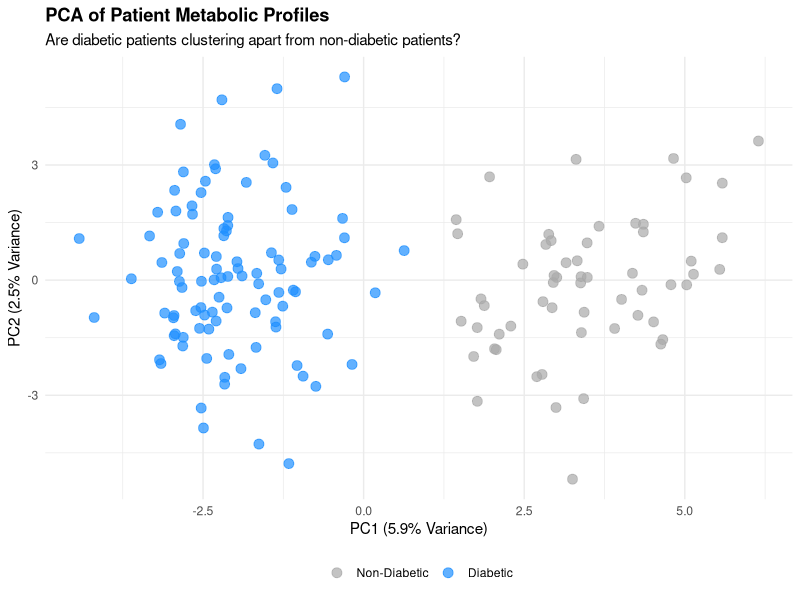

This chart was generated by the following R code:
# ==============================================================================
# Metabolite PCA and Visualization
# ==============================================================================

# Install ggplot2 if you don't have it: install.packages("ggplot2")
library(ggplot2)

cat("Loading cleaned metabolite data...\n")
clean_data <- read.csv("outputs/Qatari_metabolomics_Cleaned_Scaled.csv", check.names = FALSE)

# 1. Isolate the Metadata and the Math Matrix
# From Phase 11, we know column 1 is main_id and column 2 is Diabetes
metadata <- clean_data[, c("main_id", "Diabetes")]

# Make Diabetes a readable label for our plot legend
metadata$Diabetes_Label <- factor(metadata$Diabetes, levels = c(0, 1), labels = c("Non-Diabetic", "Diabetic"))

# Extract just the 136 metabolite columns for the math
metabolite_matrix <- clean_data[, 3:ncol(clean_data)]

# 2. Run the PCA Algorithm
cat("Calculating Principal Components...\n")
# Note: scale. = FALSE because we ALREADY Z-score scaled the data in Phase 11!
pca_result <- prcomp(metabolite_matrix, center = FALSE, scale. = FALSE)

# Extract the percentage of variance explained by PC1 and PC2
pca_summary <- summary(pca_result)
var_explained_pc1 <- pca_summary$importance[2, 1] * 100
var_explained_pc2 <- pca_summary$importance[2, 2] * 100

# 3. Create a Plotting Dataframe
# Map the X and Y coordinates (PC1 and PC2) back to the patient IDs
pca_plot_data <- data.frame(
  main_id = metadata$main_id,
  Diabetes_Label = metadata$Diabetes_Label,
  PC1 = pca_result$x[, 1],
  PC2 = pca_result$x[, 2]
)

# 4. Generate the PC1 vs PC2 Scatter Plot
cat("Generating Plot...\n")
pca_plot <- ggplot(pca_plot_data, aes(x = PC1, y = PC2, color = Diabetes_Label)) +
  geom_point(size = 3, alpha = 0.7) +
  theme_minimal() +
  labs(
    title = "PCA of Patient Metabolic Profiles",
    subtitle = "Are diabetic patients clustering apart from non-diabetic patients?",
    x = paste0("PC1 (", round(var_explained_pc1, 1), "% Variance)"),
    y = paste0("PC2 (", round(var_explained_pc2, 1), "% Variance)")
  ) +
  scale_color_manual(values = c("Non-Diabetic" = "darkgray", "Diabetic" = "dodgerblue")) +
  theme(
    legend.position = "bottom",
    legend.title = element_blank(),
    plot.title = element_text(face = "bold")
  )

# 5. Save the Plot
ggsave("Metabolite_PCA_Plot.png", plot = pca_plot, width = 8, height = 6, dpi = 300)

cat("Success! PCA Plot saved as 'Metabolite_PCA_Plot.png'.\n")
